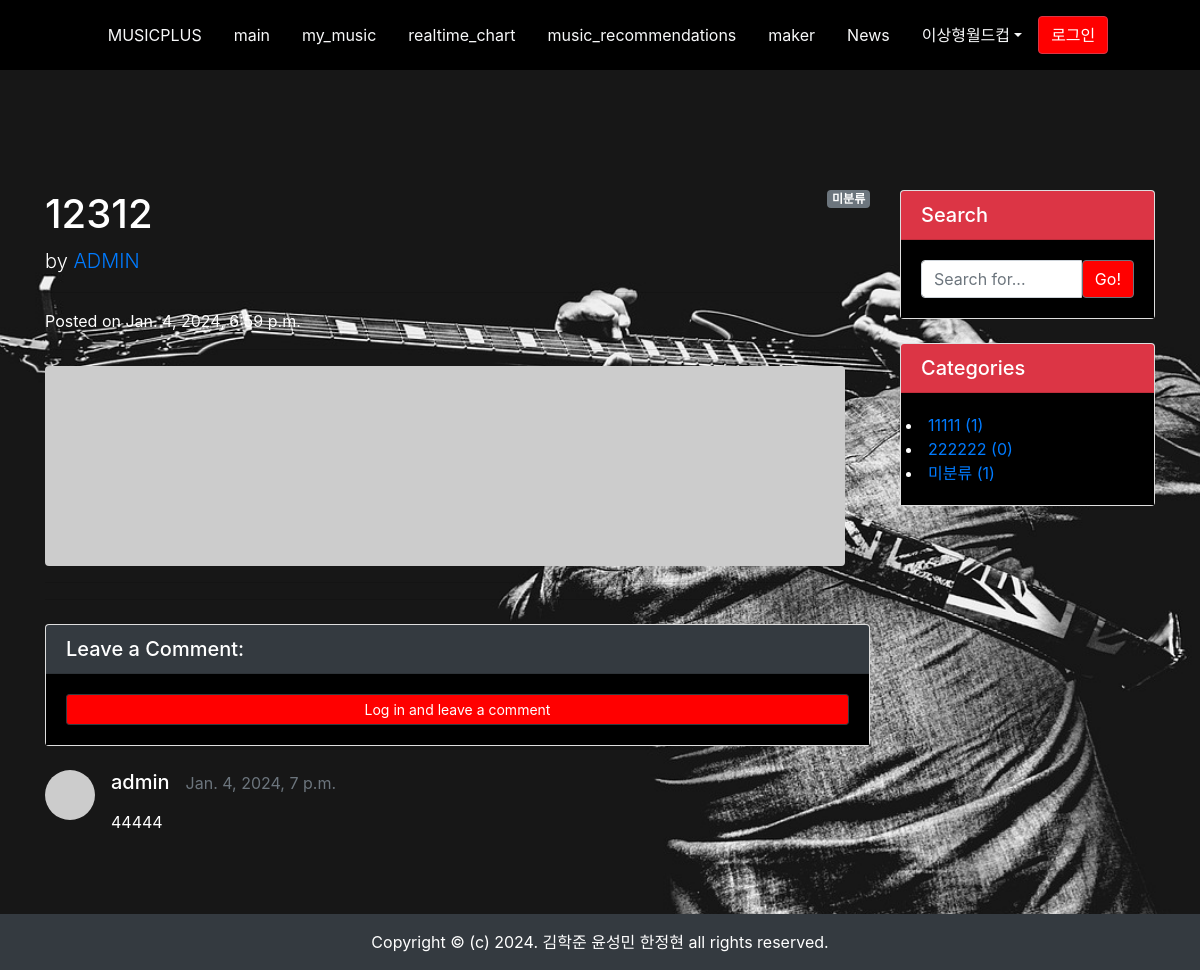
The page /blog1/2/ on the database its author committed.
### blog1/models.py (models this page shows, shortened)
class Post(models.Model):
    title = models.CharField(max_length=30)
    hook_text = models.CharField(max_length=100, blank=True)
    content = MarkdownxField()
    head_image = models.ImageField(upload_to='blog1/images/%Y/%m/%d/', blank=True)
    file_upload = models.FileField(upload_to='blog1/files/%Y/%m/%d/', blank=True)
    created_at = models.DateTimeField(auto_now_add=True)
    updated_at = models.DateTimeField(auto_now=True)
    author = models.ForeignKey(User, on_delete=models.CASCADE, related_name='comments_blog1')
    category = models.ForeignKey(Category, null=True, blank=True, on_delete=models.SET_NULL)
    tags = models.ManyToManyField(Tag, blank=True)
    def get_content_markdown(self):
        return markdown(self.content)

class Comment(models.Model):
    post = models.ForeignKey(Post, on_delete=models.CASCADE)
    author = models.ForeignKey(User, on_delete=models.CASCADE, related_name='posts_blog1')
    content = models.TextField()
    created_at = models.DateTimeField(auto_now_add=True)
    modified_at = models.DateTimeField(auto_now=True)

class Category(models.Model):
    name = models.CharField(max_length=50, unique=True)
    slug = models.SlugField(max_length=200, unique=True, allow_unicode=True)
    def __str__(self):
        return self.name
    def get_absolute_url(self):
        return f'/blog1/category/{self.slug}/'
    class Meta:
        verbose_name_plural = 'categories'

### blog1/views.py (the view)
# urls.py: path("<int:pk>/", views.PostDetail.as_view()),
class PostDetail(DetailView):
    model = Post
    def get_context_data(self, **kwargs):
        context = super(PostDetail, self).get_context_data()
        context["categories"] = Category.objects.all()
        context["no_category_post_count"] = Post.objects.filter(category=None).count()
        context['comment_form'] = CommentForm
        return context

### blog1/templates/blog1/post_detail.html (shortened to what this page needs)
{% extends 'blog/base.html' %}
{% load crispy_forms_tags %}
{% block main_area %}
    <div id="post-area">
        {% if post.category %}
            <span class="badge badge-secondary float-right">{{ post.category }}</span>
        {% else %}
            <span class="badge badge-secondary float-right">미분류</span>
        {% endif %}
        <h1 class="mt-4">{{ post.title }}</h1>
        <p class="lead">
            by
            <a href="#">{{ post.author | upper }}</a>
        </p>
        <hr>
        <p>Posted on {{ post.created_at }}</p>
        <hr>
        {% if post.head_image %}
            <img class="img-fluid rounded" src="{{ post.head_image.url }}" alt="{{ post.title }} head_image">
        {% else %}
            <img class="img-fluid rounded" src="https://picsum.photos/seed/{{ post.id }}/800/200" alt="random_image">
        {% endif %}
        <hr>
        <hr>
    </div>
    <div class="comment-area">
        <div class="card my-4">
            <h5 class="card-header bg-dark">Leave a Comment:</h5>
            <div class="card-body">
                {% if user.is_authenticated %}
                <form id="comment-form" method="POST" action="{{ post.get_absolute_url }}new_comment/">
                    {% csrf_token %}
                    <div class="form-group">
                        {{ comment_form | crispy }}
                    </div>
                    <button type="submit" class="btn">Submit</button>
                </form>
                {% else %}
                    <a role="button" class="btn btn-outline-dark btn-block btn-sm"
                    href="#" data-toggle="modal" data-target="#loginModal">Log in and leave a comment</a>
                {% endif %}
            </div>
        </div>
        {% if post.comment_set.exists %}
            {% for comment in post.comment_set.iterator %}
                <div class="media mb-4" id="comment-{{ comment.pk }}">
                    <img class="d-flex mr-3 rounded-circle" src="http://placehold.it/50x50" alt="">
                    <div class="media-body">
                        <h5 class="mt-0">
                            {{ comment.author.username }}
                            &nbsp;&nbsp;<small class="text-muted">{{ comment.created_at }}</small>
                        </h5>
                        <p>{{ comment.content | linebreaks }}</p>
                    </div>
                </div>
            {% endfor %}
        {% endif %}
    </div>
{% endblock %}

### blog/templates/blog/base.html (shortened to what this page needs)
<html lang="en">
{% load static %}
<head>
    <link href="https://cdn.jsdelivr.net/npm/bootstrap@4.5.3/dist/css/bootstrap.min.css" rel="stylesheet">
    <link href="//maxcdn.bootstrapcdn.com/bootstrap/4.0.0/css/bootstrap.min.css" rel="stylesheet" id="bootstrap-css">
    <link rel="stylesheet" href="{% static 'css/main.css' %}" media="screen">
</head>
<body  class="full-background">
    {% include "blog/navbar.html" %}
    <div class="container pt-5 my-5">
        <div class="row">
            <div class="col-md-8 col-lg-9" id="main-area">
    {% block main_area %}
    {% endblock %}
            </div>
            <div class="col-md-4 col-lg-3">
                <div class="card my-4">
                    <h5 class="card-header bg-danger">Search</h5>
                    <div class="card-body">
                        <div class="input-group">
                            <input type="text" class="form-control" placeholder="Search for..." id="search-input">
                            <span class="input-group-btn">
                                <button class="btn btn-secondary" type="button" onclick="searchPost();">Go!</button>
                            </span>
                        </div>
                    </div>
                </div>
                <div class="card my-4" id="Categories-card">
                    <h5 class="card-header bg-danger">Categories</h5>
                    <div class="card-body">
                        <div class="row">
                            <div class=category-list>
                                {% for category in categories %}
                                <li>
                                    <a href="{{ category.get_absolute_url}}">{{ category }} ({{ category.post_set.count }})</a>
                                </li>
                                {% endfor %}
                                <li>
                                    <a href="/blog/category/no_category/">미분류 ({{ no_category_post_count }})</a>
                                </li>
                            </div>
                        </div>
                    </div>
                </div>
            </div>
        </div>
    </div><br><br>
    {% include "blog/footer_1.html" %}
</body>
</html>

### blog/static/css/main.css (style rules this page uses)
body { background-color: #141414; color : white; }

### blog1/templates/blog1/post_detail.html (style rules this page uses)
.btn { background-color: red; color: white; }
.card-body { background:black; color:white; }

### rows shown on the page
Post: title "12312", author "ADMIN", created_at "Jan. 4, 2024, 6:59 p.m."
Comment: author.username "admin", created_at "Jan. 4, 2024, 7 p.m.", content "44444"
Category: name "11111", post_set.count "1"
Category: name "222222", post_set.count "0"

### other values the page prints
{{ no_category_post_count }} "1"
